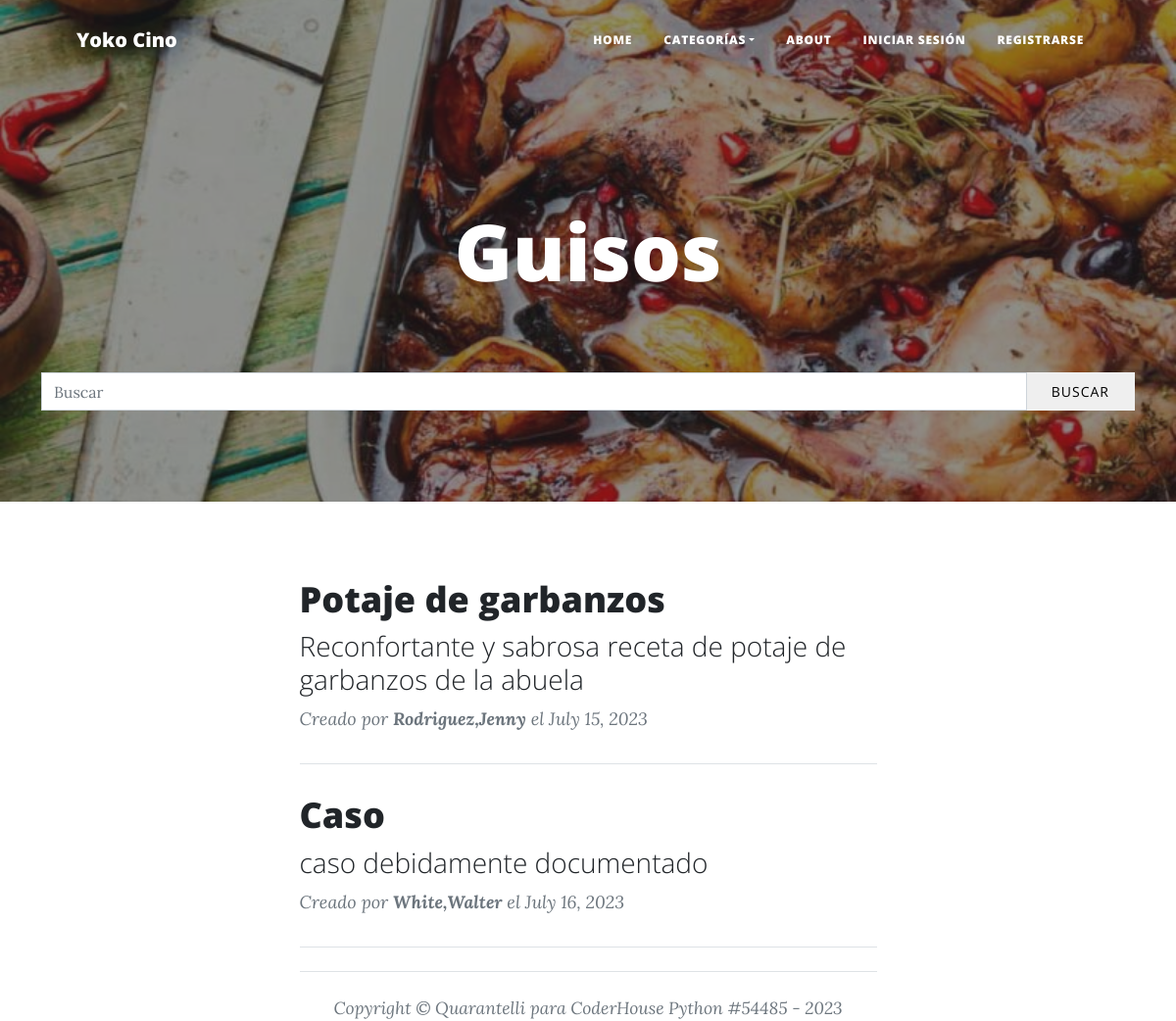
/guisos/, run on the app's committed database.
### YokoCino/models.py (models this page shows, shortened)
class Post(models.Model):
    id = models.AutoField(primary_key = True)
    titulo = models.CharField('Titulo',max_length = 100, null= False, blank= False)
    slug = models.CharField('Slug',max_length = 100, null= False, blank= False)
    descripcion = models.CharField('Descripcion',max_length = 150, null= False, blank= False)
    contenido = RichTextField('Contenido')
    imagen = models.ImageField(upload_to='blogimg', null=True, blank=True)
    autor = models.ForeignKey(Autor,on_delete=models.CASCADE)
    categoria = models.ForeignKey(Categoria,on_delete=models.CASCADE)
    estado = models.BooleanField('Publicado/No publicado', default = True)
    fecha_creacion = models.DateField('Fecha de creacion', auto_now = False, auto_now_add= True)
    class Meta:
        verbose_name = 'Post'
        verbose_name_plural = 'Posts'

class Autor(models.Model):
    id = models.AutoField(primary_key = True)
    nombre = models.CharField('Nombre de Autor',max_length = 50, null= False, blank= False)
    apellido = models.CharField('Apellido de Autor',max_length = 50, null= False, blank= False)
    link = models.URLField('Link', null = True, blank = True)
    email = models.EmailField ('Email', null = False, blank = False)
    estado = models.BooleanField('Autor activado/Autor desactivado', default=True)
    fecha_creacion = models.DateField('Fecha de Creación',auto_now= False, auto_now_add= True)
    class Meta:
        verbose_name = 'Autor'
        verbose_name_plural = 'Autores'
    def __str__(self):
        return '{0},{1}'.format(self.apellido, self.nombre)

### YokoCino/views.py (the view)
# urls.py: path('guisos/', guisos, name = 'Guisos'),
def guisos(request):
    posts = Post.objects.filter(
        estado = True,
        categoria = Categoria.objects.get(nombre = 'Guisos')
    )
    paginator = Paginator(posts,5)
    page = request.GET.get('page')
    posts = paginator.get_page(page)
    return render(request,'YokoCino/guisos.html',{'posts':posts})

### YokoCino/templates/YokoCino/guisos.html (shortened to what this page needs)
{% extends 'YokoCino/inicio.html' %}
{% load static %}
{% block back_img %}
{% static 'Yokocino/assets/guisos-bg.jpg' %}
{% endblock back_img %}
{% block main_title %}
    <h1>Guisos</h1>
{% endblock main_title %}

### YokoCino/templates/YokoCino/inicio.html (shortened to what this page needs)
<!DOCTYPE html>
<html lang="en">
    <head>
        {% load static %}
        <link href="{% static 'Yokocino/css/styles.css' %}" rel="stylesheet" />
        <link href="{% static 'Yokocino/css/overwrite.css' %}" rel="stylesheet" />
    </head>
    <body>
        <nav class="navbar navbar-expand-lg navbar-light" id="mainNav">
            <div class="container px-4 px-lg-5">
                <a class="navbar-brand" href="{% url 'Inicio' %}">Yoko Cino</a>
                <div class="collapse navbar-collapse" id="navbarResponsive">
                    <ul class="navbar-nav ms-auto py-4 py-lg-0">
                        <li class="nav-item"><a class="nav-link px-lg-3 py-3 py-lg-4" href="{% url 'Inicio' %}">Home</a></li>
                            <li class="nav-item dropdown">
                                <a class="nav-link dropdown-toggle px-lg-3 py-3 py-lg-4" href="#" id="categoriasDropdown" role="button" data-bs-toggle="dropdown" aria-expanded="false">Categorías</a>
                            </li>
                        <li class="nav-item"><a class="nav-link px-lg-3 py-3 py-lg-4" href="{% url 'About' %}">About</a></li>
                        {% if user.is_authenticated %}
                        <li class="nav-item dropdown">
                            <a class="nav-link dropdown-toggle px-lg-3 py-3 py-lg-4" href="#" id="nuevoDropdown" role="button" data-bs-toggle="dropdown" aria-expanded="false">Nuevo</a>
                            <ul class="dropdown-menu" aria-labelledby="nuevoDropdown">
                                <li><a class="dropdown-item" href="{% url 'setPost' %}">Nuevo Post</a></li>
                                <li><a class="dropdown-item" href="{% url 'setAutor' %}">Nuevo Autor</a></li>
                                <li><a class="dropdown-item" href="{% url 'setCategoria' %}">Nueva Categoria</a></li>
                            </ul>
                        </li>
                        <li class="nav-item"><a class="nav-link px-lg-3 py-3 py-lg-4" href="/Accounts/profile/">Perfil</a></li>
                                <li class="nav-item dropdown">
                                    <a class="nav-link dropdown-toggle px-lg-3 py-3 py-lg-4" href="#" id="mensajesDropdown" role="button" data-bs-toggle="dropdown" aria-expanded="false">Mensajeria</a>
                                    <ul class="dropdown-menu" aria-labelledby="mensajesDropdown">
                                <li class="nav-item"><a class="nav-link px-lg-3 py-3 py-lg-4" href="/Accounts/inbox/">Bandeja de entrada</a></li>
                                <li class="nav-item"><a class="nav-link px-lg-3 py-3 py-lg-4" href="/Accounts/sendMessage/">Enviar mensaje</a></li>
                                    </ul>
                                </li>
                        <li class="nav-item"><a class="nav-link px-lg-3 py-3 py-lg-4" href="/Accounts/logout/">Cerrar sesión</a></li>
                        {% else %}
                        <li class="nav-item"><a class="nav-link px-lg-3 py-3 py-lg-4" href="/Accounts/login/">Iniciar sesión</a></li>
                        <li class="nav-item"><a class="nav-link px-lg-3 py-3 py-lg-4" href="/Accounts/register/">Registrarse</a></li>
                        {% endif %}
                    </ul>
                </div>
            </div>
        </nav>
        <header class="masthead" style="background-image: url({% block back_img %}{% static 'Yokocino/assets/home-bg-fin.jpg' %}{% endblock back_img %})">
            <div class="container position-relative px-4 px-lg-5">
                <div class="row gx-4 gx-lg-5 justify-content-center">
                    <div class="col-md-10 col-lg-8 col-xl-7">
                        <div class="site-heading">
                            <h1>{% block main_title %}YokoCino{% endblock main_title %}</h1>
                        </div>
                    </div>
                </div>
            </div>
        </header>
{% block busqueda %}
<div class="container">
    <div class="row">
        <div class="col-md-12 search">
            <form class="" action="{% url 'Inicio' %}" method="get">
                <div id="custom-search-input">
                    <div class="input-group col-md-12">
                        <input type="text" class="form-control" placeholder="Buscar" name="buscar">
                        <span class="input-group-list">
                            <button type="submit" class="boton btn-primary">Buscar</button>
                        </span>
                    </div>
                </div>
            </form>
        </div>
    </div>
</div>
{% endblock busqueda %}
        <div class="container px-4 px-lg-5">
            <div class="row gx-4 gx-lg-5 justify-content-center">
                <div class="col-md-10 col-lg-8 col-xl-7">
                {% block main_content %}
                    {% if posts %}
                        {% for post in posts %}
                            <div class="post-preview">
                                <a href="{% url 'detalle_post' post.slug %}">
                                    <h2 class="post-title">{{ post.titulo }}</h2>
                                    <h3 class="post-subtitle">{{ post.descripcion }}</h3>
                                </a>
                                <p class="post-meta">
                                    Creado por
                                    <strong>{{ post.autor }}</strong>
                                    el {{ post.fecha_creacion }}
                                </p>
                            </div>
                            <hr class="my-4" />
                        {% endfor %}
                    {% else %}
                        <h1>No hay post registrados</h1>
                    {% endif %}
                    <hr class="my-4" />
                </div>
                {% endblock main_content %}
            </div>
        </div>
                        <div class="small text-center text-muted fst-italic">Copyright &copy; Quarantelli para CoderHouse Python #54485 - 2023</div>
    </body>
</html>

### YokoCino/static/YokoCino/css/overwrite.css (style rules this page uses)
.search { margin-top: -180px; }
.boton { font-size: 14px; padding: 8px 25px; letter-spacing: 1px; text-transform: uppercase; border-radius: 0; border: 1px solid transparent; font-family: 'Open Sans','Helvetica Neue',Helvetica,Arial,sans-serif; }

### data on the page
Post: titulo "Potaje de garbanzos", descripcion "Reconfortante y sabrosa receta de potaje de garbanzos de la abuela", autor "Rodriguez,Jenny", fecha_creacion "July 15, 2023"
Post: titulo "Caso", descripcion "caso debidamente documentado", autor "White,Walter", fecha_creacion "July 16, 2023"
